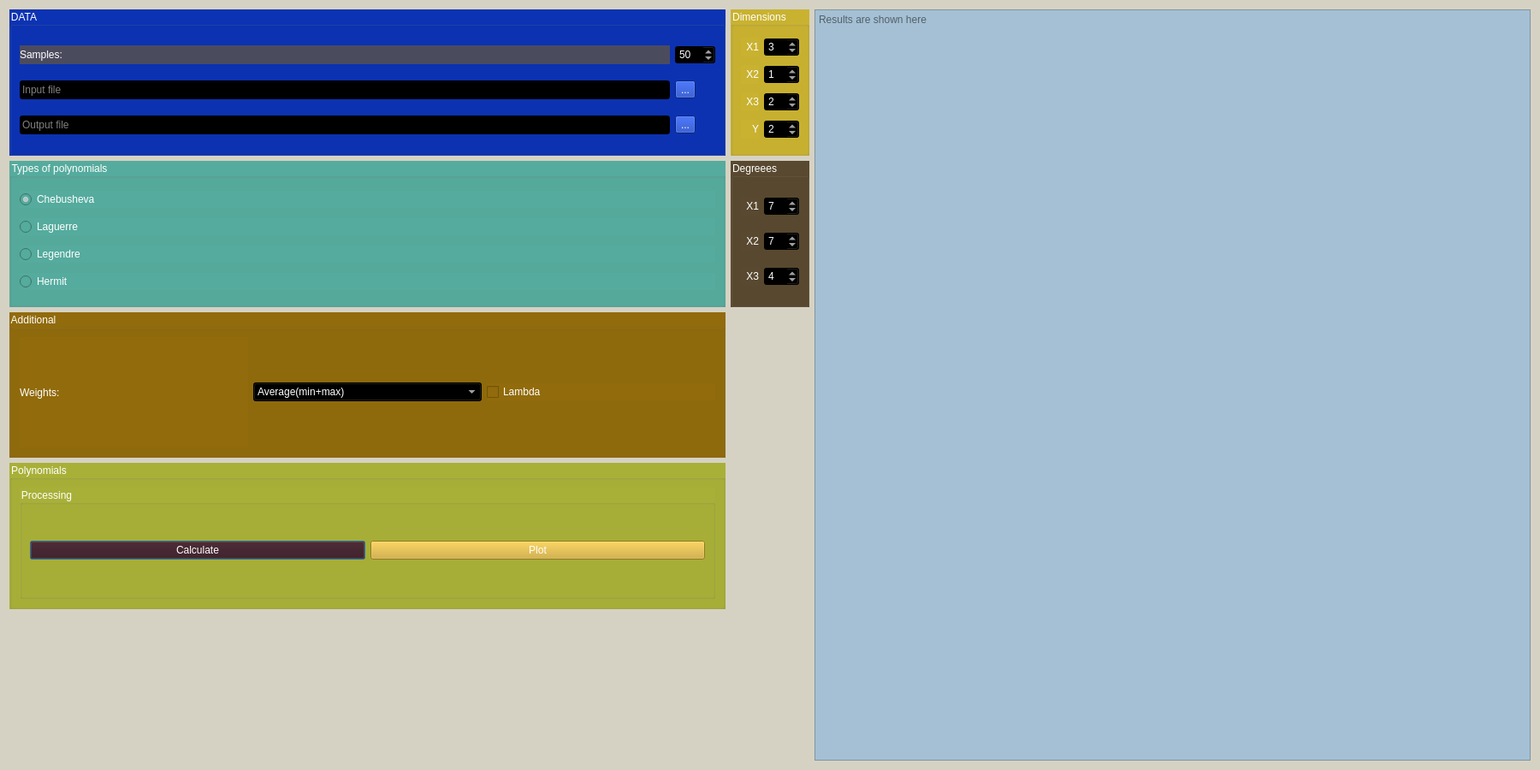
<?xml version="1.0" encoding="UTF-8"?>
<ui version="4.0">
 <class>Form</class>
 <widget class="QWidget" name="Form">
  <property name="geometry">
   <rect>
    <x>0</x>
    <y>0</y>
    <width>1800</width>
    <height>900</height>
   </rect>
  </property>
  <property name="windowTitle">
   <string>Form1</string>
  </property>
  <property name="styleSheet">
   <string notr="true">background-color: rgb(214, 210, 195); color: white;</string>
  </property>
  <layout class="QGridLayout" name="gridLayout_2">
   <item row="0" column="2" rowspan="5">
    <widget class="QTextBrowser" name="results_field">
     <property name="styleSheet">
      <string notr="true">background-color: rgb(165, 192, 212);  color: black;</string>
     </property>
     <property name="lineWrapMode">
      <enum>QTextEdit::NoWrap</enum>
     </property>
     <property name="readOnly">
      <bool>true</bool>
     </property>
     <property name="html">
      <string>&lt;!DOCTYPE HTML PUBLIC &quot;-//W3C//DTD HTML 4.0//EN&quot; &quot;http://www.w3.org/TR/REC-html40/strict.dtd&quot;&gt;
&lt;html&gt;&lt;head&gt;&lt;meta name=&quot;qrichtext&quot; content=&quot;1&quot; /&gt;&lt;style type=&quot;text/css&quot;&gt;
p, li { white-space: pre-wrap; }
&lt;/style&gt;&lt;/head&gt;&lt;body style=&quot; font-family:'MS Shell Dlg 2'; font-size:14pt;&quot;&gt;
&lt;p style=&quot;-qt-paragraph-type:empty; margin-top:0px; margin-bottom:0px; margin-left:0px; margin-right:0px; -qt-block-indent:0; text-indent:0px; font-family:'.Menio Regular'; font-size:12pt;&quot;&gt;&lt;br /&gt;&lt;/p&gt;&lt;/body&gt;&lt;/html&gt;</string>
     </property>
     <property name="placeholderText">
      <string>Results are shown here</string>
     </property>
    </widget>
   </item>
   <item row="0" column="1">
    <widget class="QGroupBox" name="groupBox_2">
     <property name="sizePolicy">
      <sizepolicy hsizetype="Fixed" vsizetype="Preferred">
       <horstretch>0</horstretch>
       <verstretch>0</verstretch>
      </sizepolicy>
     </property>
     <property name="styleSheet">
      <string notr="true">background-color: rgb(201, 178, 48);</string>
     </property>
     <property name="title">
      <string>Dimensions</string>
     </property>
     <layout class="QGridLayout" name="gridLayout_3">
      <item row="2" column="0">
       <widget class="QLabel" name="label_4">
        <property name="text">
         <string>X3</string>
        </property>
        <property name="alignment">
         <set>Qt::AlignRight|Qt::AlignTrailing|Qt::AlignVCenter</set>
        </property>
       </widget>
      </item>
      <item row="0" column="1">
       <widget class="QSpinBox" name="x1_dim">
        <property name="styleSheet">
         <string notr="true">background-color: rgb(0, 0, 0);</string>
        </property>
        <property name="value">
         <number>3</number>
        </property>
       </widget>
      </item>
      <item row="0" column="0">
       <widget class="QLabel" name="label_2">
        <property name="text">
         <string>X1</string>
        </property>
        <property name="alignment">
         <set>Qt::AlignRight|Qt::AlignTrailing|Qt::AlignVCenter</set>
        </property>
       </widget>
      </item>
      <item row="3" column="1">
       <widget class="QSpinBox" name="y_dim">
        <property name="styleSheet">
         <string notr="true">background-color: rgb(0, 0, 0);</string>
        </property>
        <property name="value">
         <number>2</number>
        </property>
       </widget>
      </item>
      <item row="1" column="0">
       <widget class="QLabel" name="label_3">
        <property name="text">
         <string>X2</string>
        </property>
        <property name="alignment">
         <set>Qt::AlignRight|Qt::AlignTrailing|Qt::AlignVCenter</set>
        </property>
       </widget>
      </item>
      <item row="3" column="0">
       <widget class="QLabel" name="label_5">
        <property name="text">
         <string>Y</string>
        </property>
        <property name="alignment">
         <set>Qt::AlignRight|Qt::AlignTrailing|Qt::AlignVCenter</set>
        </property>
       </widget>
      </item>
      <item row="1" column="1">
       <widget class="QSpinBox" name="x2_dim">
        <property name="styleSheet">
         <string notr="true">background-color: rgb(0, 0, 0);
</string>
        </property>
        <property name="value">
         <number>1</number>
        </property>
       </widget>
      </item>
      <item row="2" column="1">
       <widget class="QSpinBox" name="x3_dim">
        <property name="styleSheet">
         <string notr="true">background-color: rgb(0, 0, 0);</string>
        </property>
        <property name="value">
         <number>2</number>
        </property>
       </widget>
      </item>
     </layout>
    </widget>
   </item>
   <item row="1" column="1">
    <widget class="QGroupBox" name="groupBox_4">
     <property name="styleSheet">
      <string notr="true">background-color: rgb(89, 73, 48);</string>
     </property>
     <property name="title">
      <string>Degreees</string>
     </property>
     <layout class="QGridLayout" name="gridLayout_4">
      <item row="0" column="0">
       <widget class="QLabel" name="label_6">
        <property name="text">
         <string>X1</string>
        </property>
        <property name="alignment">
         <set>Qt::AlignRight|Qt::AlignTrailing|Qt::AlignVCenter</set>
        </property>
       </widget>
      </item>
      <item row="0" column="1">
       <widget class="QSpinBox" name="x1_deg">
        <property name="styleSheet">
         <string notr="true">background-color: rgb(0, 0, 0);</string>
        </property>
        <property name="value">
         <number>7</number>
        </property>
       </widget>
      </item>
      <item row="1" column="0">
       <widget class="QLabel" name="label_8">
        <property name="text">
         <string>X2</string>
        </property>
        <property name="alignment">
         <set>Qt::AlignRight|Qt::AlignTrailing|Qt::AlignVCenter</set>
        </property>
       </widget>
      </item>
      <item row="2" column="1">
       <widget class="QSpinBox" name="x3_deg">
        <property name="styleSheet">
         <string notr="true">background-color: rgb(0, 0, 0);</string>
        </property>
        <property name="value">
         <number>4</number>
        </property>
       </widget>
      </item>
      <item row="1" column="1">
       <widget class="QSpinBox" name="x2_deg">
        <property name="styleSheet">
         <string notr="true">background-color: rgb(0, 0, 0);</string>
        </property>
        <property name="value">
         <number>7</number>
        </property>
       </widget>
      </item>
      <item row="2" column="0">
       <widget class="QLabel" name="label_7">
        <property name="text">
         <string>X3</string>
        </property>
        <property name="alignment">
         <set>Qt::AlignRight|Qt::AlignTrailing|Qt::AlignVCenter</set>
        </property>
       </widget>
      </item>
     </layout>
    </widget>
   </item>
   <item row="0" column="0">
    <widget class="QGroupBox" name="groupBox">
     <property name="styleSheet">
      <string notr="true">background-color: rgb(12, 51, 179);</string>
     </property>
     <property name="title">
      <string>DATA</string>
     </property>
     <layout class="QGridLayout" name="gridLayout_5">
      <item row="0" column="0">
       <widget class="QLabel" name="label">
        <property name="enabled">
         <bool>false</bool>
        </property>
        <property name="styleSheet">
         <string notr="true">background-color: rgb(75, 75, 94);</string>
        </property>
        <property name="text">
         <string>Samples:</string>
        </property>
       </widget>
      </item>
      <item row="0" column="1">
       <widget class="QSpinBox" name="sample_spin">
        <property name="styleSheet">
         <string notr="true">background-color: rgb(0, 0, 0);</string>
        </property>
        <property name="maximum">
         <number>999</number>
        </property>
        <property name="value">
         <number>50</number>
        </property>
       </widget>
      </item>
      <item row="1" column="0">
       <widget class="QLineEdit" name="line_input">
        <property name="styleSheet">
         <string notr="true">background-color: rgb(0, 0, 0);</string>
        </property>
        <property name="placeholderText">
         <string>Input file</string>
        </property>
       </widget>
      </item>
      <item row="1" column="1">
       <widget class="QToolButton" name="select_input">
        <property name="text">
         <string>...</string>
        </property>
       </widget>
      </item>
      <item row="2" column="0">
       <widget class="QLineEdit" name="line_output">
        <property name="styleSheet">
         <string notr="true">background-color: rgb(0, 0, 0);</string>
        </property>
        <property name="placeholderText">
         <string>Output file</string>
        </property>
       </widget>
      </item>
      <item row="2" column="1">
       <widget class="QToolButton" name="select_output">
        <property name="text">
         <string>...</string>
        </property>
       </widget>
      </item>
     </layout>
    </widget>
   </item>
   <item row="1" column="0">
    <widget class="QGroupBox" name="groupBox_3">
     <property name="styleSheet">
      <string notr="true">background-color: rgb(85, 171, 157);</string>
     </property>
     <property name="title">
      <string>Types of polynomials</string>
     </property>
     <layout class="QVBoxLayout" name="verticalLayout">
      <item>
       <widget class="QRadioButton" name="radio_cheb">
        <property name="text">
         <string>Chebusheva</string>
        </property>
        <property name="checked">
         <bool>true</bool>
        </property>
       </widget>
      </item>
      <item>
       <widget class="QRadioButton" name="radio_lagg">
        <property name="text">
         <string>Laguerre</string>
        </property>
       </widget>
      </item>
      <item>
       <widget class="QRadioButton" name="radio_legend">
        <property name="text">
         <string>Legendre</string>
        </property>
       </widget>
      </item>
      <item>
       <widget class="QRadioButton" name="radio_herm">
        <property name="text">
         <string>Hermit</string>
        </property>
       </widget>
      </item>
     </layout>
    </widget>
   </item>
   <item row="2" column="0">
    <widget class="QGroupBox" name="groupBox_7">
     <property name="styleSheet">
      <string notr="true">background-color: rgb(145, 107, 12);</string>
     </property>
     <property name="title">
      <string>Additional</string>
     </property>
     <layout class="QHBoxLayout" name="horizontalLayout_3">
      <item>
       <widget class="QLabel" name="label_9">
        <property name="minimumSize">
         <size>
          <width>172</width>
          <height>0</height>
         </size>
        </property>
        <property name="text">
         <string>Weights:</string>
        </property>
       </widget>
      </item>
      <item>
       <widget class="QComboBox" name="weights_box">
        <property name="styleSheet">
         <string notr="true">background-color: rgb(0, 0, 0);</string>
        </property>
        <item>
         <property name="text">
          <string>Average(min+max)</string>
         </property>
        </item>
        <item>
         <property name="text">
          <string>Normal</string>
         </property>
        </item>
       </widget>
      </item>
      <item>
       <widget class="QCheckBox" name="lambda_check">
        <property name="text">
         <string>Lambda</string>
        </property>
       </widget>
      </item>
     </layout>
    </widget>
   </item>
   <item row="3" column="0">
    <widget class="QGroupBox" name="groupBox_5">
     <property name="styleSheet">
      <string notr="true">background-color: rgb(168, 176, 56);</string>
     </property>
     <property name="title">
      <string>Polynomials</string>
     </property>
     <layout class="QHBoxLayout" name="horizontalLayout">
      <item>
       <widget class="QGroupBox" name="groupBox_6">
        <property name="title">
         <string>Processing</string>
        </property>
        <layout class="QHBoxLayout" name="horizontalLayout_2">
         <item>
          <widget class="QPushButton" name="exec_button">
           <property name="styleSheet">
            <string notr="true">background-color: rgb(54, 10, 15);</string>
           </property>
           <property name="text">
            <string>Calculate</string>
           </property>
           <property name="default">
            <bool>true</bool>
           </property>
           <property name="flat">
            <bool>false</bool>
           </property>
          </widget>
         </item>
         <item>
          <widget class="QPushButton" name="plot_button">
           <property name="styleSheet">
            <string notr="true">background-color: rgb(209, 170, 42);</string>
           </property>
           <property name="text">
            <string>Plot</string>
           </property>
          </widget>
         </item>
        </layout>
       </widget>
      </item>
     </layout>
    </widget>
   </item>
  </layout>
 </widget>
 <tabstops>
  <tabstop>radio_legend</tabstop>
  <tabstop>radio_herm</tabstop>
  <tabstop>x1_deg</tabstop>
  <tabstop>x2_deg</tabstop>
  <tabstop>x3_deg</tabstop>
  <tabstop>x1_dim</tabstop>
  <tabstop>x2_dim</tabstop>
  <tabstop>x3_dim</tabstop>
  <tabstop>y_dim</tabstop>
  <tabstop>sample_spin</tabstop>
  <tabstop>line_input</tabstop>
  <tabstop>select_input</tabstop>
  <tabstop>line_output</tabstop>
  <tabstop>select_output</tabstop>
  <tabstop>exec_button</tabstop>
  <tabstop>plot_button</tabstop>
  <tabstop>results_field</tabstop>
 </tabstops>
 <resources/>
 <connections>
  <connection>
   <sender>exec_button</sender>
   <signal>clicked()</signal>
   <receiver>Form</receiver>
   <slot>exec_clicked()</slot>
   <hints>
    <hint type="sourcelabel">
     <x>379</x>
     <y>219</y>
    </hint>
    <hint type="destinationlabel">
     <x>309</x>
     <y>199</y>
    </hint>
   </hints>
  </connection>
  <connection>
   <sender>plot_button</sender>
   <signal>clicked()</signal>
   <receiver>Form</receiver>
   <slot>plot_clicked()</slot>
   <hints>
    <hint type="sourcelabel">
     <x>526</x>
     <y>219</y>
    </hint>
    <hint type="destinationlabel">
     <x>309</x>
     <y>199</y>
    </hint>
   </hints>
  </connection>
  <connection>
   <sender>sample_spin</sender>
   <signal>valueChanged(int)</signal>
   <receiver>Form</receiver>
   <slot>samples_modified(int)</slot>
   <hints>
    <hint type="sourcelabel">
     <x>568</x>
     <y>53</y>
    </hint>
    <hint type="destinationlabel">
     <x>309</x>
     <y>199</y>
    </hint>
   </hints>
  </connection>
  <connection>
   <sender>select_input</sender>
   <signal>clicked()</signal>
   <receiver>Form</receiver>
   <slot>input_clicked()</slot>
   <hints>
    <hint type="sourcelabel">
     <x>557</x>
     <y>95</y>
    </hint>
    <hint type="destinationlabel">
     <x>309</x>
     <y>199</y>
    </hint>
   </hints>
  </connection>
  <connection>
   <sender>select_output</sender>
   <signal>clicked()</signal>
   <receiver>Form</receiver>
   <slot>output_clicked()</slot>
   <hints>
    <hint type="sourcelabel">
     <x>557</x>
     <y>136</y>
    </hint>
    <hint type="destinationlabel">
     <x>309</x>
     <y>199</y>
    </hint>
   </hints>
  </connection>
  <connection>
   <sender>x1_dim</sender>
   <signal>valueChanged(int)</signal>
   <receiver>Form</receiver>
   <slot>dimension_modified(int)</slot>
   <hints>
    <hint type="sourcelabel">
     <x>361</x>
     <y>44</y>
    </hint>
    <hint type="destinationlabel">
     <x>309</x>
     <y>199</y>
    </hint>
   </hints>
  </connection>
  <connection>
   <sender>x2_dim</sender>
   <signal>valueChanged(int)</signal>
   <receiver>Form</receiver>
   <slot>dimension_modified(int)</slot>
   <hints>
    <hint type="sourcelabel">
     <x>361</x>
     <y>78</y>
    </hint>
    <hint type="destinationlabel">
     <x>309</x>
     <y>199</y>
    </hint>
   </hints>
  </connection>
  <connection>
   <sender>x3_dim</sender>
   <signal>valueChanged(int)</signal>
   <receiver>Form</receiver>
   <slot>dimension_modified(int)</slot>
   <hints>
    <hint type="sourcelabel">
     <x>361</x>
     <y>112</y>
    </hint>
    <hint type="destinationlabel">
     <x>309</x>
     <y>199</y>
    </hint>
   </hints>
  </connection>
  <connection>
   <sender>x1_deg</sender>
   <signal>valueChanged(int)</signal>
   <receiver>Form</receiver>
   <slot>degree_modified(int)</slot>
   <hints>
    <hint type="sourcelabel">
     <x>227</x>
     <y>81</y>
    </hint>
    <hint type="destinationlabel">
     <x>309</x>
     <y>199</y>
    </hint>
   </hints>
  </connection>
  <connection>
   <sender>x2_deg</sender>
   <signal>valueChanged(int)</signal>
   <receiver>Form</receiver>
   <slot>degree_modified(int)</slot>
   <hints>
    <hint type="sourcelabel">
     <x>227</x>
     <y>131</y>
    </hint>
    <hint type="destinationlabel">
     <x>309</x>
     <y>199</y>
    </hint>
   </hints>
  </connection>
  <connection>
   <sender>x3_deg</sender>
   <signal>valueChanged(int)</signal>
   <receiver>Form</receiver>
   <slot>degree_modified(int)</slot>
   <hints>
    <hint type="sourcelabel">
     <x>244</x>
     <y>133</y>
    </hint>
    <hint type="destinationlabel">
     <x>309</x>
     <y>199</y>
    </hint>
   </hints>
  </connection>
  <connection>
   <sender>radio_cheb</sender>
   <signal>toggled(bool)</signal>
   <receiver>Form</receiver>
   <slot>type_modified(bool)</slot>
   <hints>
    <hint type="sourcelabel">
     <x>86</x>
     <y>78</y>
    </hint>
    <hint type="destinationlabel">
     <x>309</x>
     <y>199</y>
    </hint>
   </hints>
  </connection>
  <connection>
   <sender>radio_herm</sender>
   <signal>toggled(bool)</signal>
   <receiver>Form</receiver>
   <slot>type_modified(bool)</slot>
   <hints>
    <hint type="sourcelabel">
     <x>86</x>
     <y>186</y>
    </hint>
    <hint type="destinationlabel">
     <x>309</x>
     <y>199</y>
    </hint>
   </hints>
  </connection>
  <connection>
   <sender>radio_lagg</sender>
   <signal>toggled(bool)</signal>
   <receiver>Form</receiver>
   <slot>type_modified(bool)</slot>
   <hints>
    <hint type="sourcelabel">
     <x>86</x>
     <y>150</y>
    </hint>
    <hint type="destinationlabel">
     <x>309</x>
     <y>199</y>
    </hint>
   </hints>
  </connection>
  <connection>
   <sender>radio_legend</sender>
   <signal>toggled(bool)</signal>
   <receiver>Form</receiver>
   <slot>type_modified(bool)</slot>
   <hints>
    <hint type="sourcelabel">
     <x>86</x>
     <y>114</y>
    </hint>
    <hint type="destinationlabel">
     <x>309</x>
     <y>199</y>
    </hint>
   </hints>
  </connection>
  <connection>
   <sender>Form</sender>
   <signal>output_changed(QString)</signal>
   <receiver>line_output</receiver>
   <slot>setText(QString)</slot>
   <hints>
    <hint type="sourcelabel">
     <x>309</x>
     <y>199</y>
    </hint>
    <hint type="destinationlabel">
     <x>483</x>
     <y>136</y>
    </hint>
   </hints>
  </connection>
  <connection>
   <sender>Form</sender>
   <signal>input_changed(QString)</signal>
   <receiver>line_input</receiver>
   <slot>setText(QString)</slot>
   <hints>
    <hint type="sourcelabel">
     <x>309</x>
     <y>199</y>
    </hint>
    <hint type="destinationlabel">
     <x>483</x>
     <y>95</y>
    </hint>
   </hints>
  </connection>
  <connection>
   <sender>line_input</sender>
   <signal>textChanged(QString)</signal>
   <receiver>Form</receiver>
   <slot>input_modified(QString)</slot>
   <hints>
    <hint type="sourcelabel">
     <x>483</x>
     <y>95</y>
    </hint>
    <hint type="destinationlabel">
     <x>309</x>
     <y>199</y>
    </hint>
   </hints>
  </connection>
  <connection>
   <sender>line_output</sender>
   <signal>textChanged(QString)</signal>
   <receiver>Form</receiver>
   <slot>output_modified(QString)</slot>
   <hints>
    <hint type="sourcelabel">
     <x>483</x>
     <y>136</y>
    </hint>
    <hint type="destinationlabel">
     <x>309</x>
     <y>199</y>
    </hint>
   </hints>
  </connection>
  <connection>
   <sender>lambda_check</sender>
   <signal>toggled(bool)</signal>
   <receiver>Form</receiver>
   <slot>lambda_calc_method_changed(bool)</slot>
   <hints>
    <hint type="sourcelabel">
     <x>301</x>
     <y>219</y>
    </hint>
    <hint type="destinationlabel">
     <x>309</x>
     <y>199</y>
    </hint>
   </hints>
  </connection>
  <connection>
   <sender>weights_box</sender>
   <signal>currentIndexChanged(QString)</signal>
   <receiver>Form</receiver>
   <slot>weights_modified(QString)</slot>
   <hints>
    <hint type="sourcelabel">
     <x>136</x>
     <y>220</y>
    </hint>
    <hint type="destinationlabel">
     <x>309</x>
     <y>199</y>
    </hint>
   </hints>
  </connection>
  <connection>
   <sender>y_dim</sender>
   <signal>valueChanged(int)</signal>
   <receiver>Form</receiver>
   <slot>dimension_modified(int)</slot>
   <hints>
    <hint type="sourcelabel">
     <x>378</x>
     <y>146</y>
    </hint>
    <hint type="destinationlabel">
     <x>311</x>
     <y>299</y>
    </hint>
   </hints>
  </connection>
 </connections>
 <slots>
  <signal>input_changed(QString)</signal>
  <signal>output_changed(QString)</signal>
  <signal>x1_dim_changed(int)</signal>
  <signal>x2_dim_changed(int)</signal>
  <signal>x3_dim_changed(int)</signal>
  <signal>x1_deg_changed(int)</signal>
  <signal>x2_deg_changed(int)</signal>
  <signal>x3_deg_changed(int)</signal>
  <signal>type_cheb()</signal>
  <signal>type_lege()</signal>
  <signal>type_lagg()</signal>
  <signal>type_herm()</signal>
  <slot>input_clicked()</slot>
  <slot>output_clicked()</slot>
  <slot>samples_modified(int)</slot>
  <slot>dimension_modified(int)</slot>
  <slot>degree_modified(int)</slot>
  <slot>type_modified(bool)</slot>
  <slot>plot_clicked()</slot>
  <slot>exec_clicked()</slot>
  <slot>input_modified(QString)</slot>
  <slot>output_modified(QString)</slot>
  <slot>weights_modified(QString)</slot>
  <slot>lambda_calc_method_changed(bool)</slot>
 </slots>
</ui>
